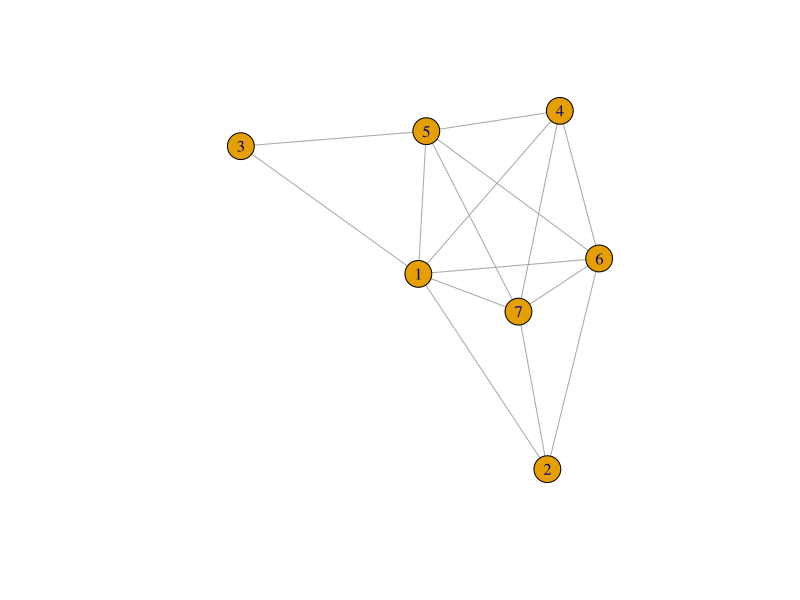

Source code (R):
library(igraph)
g <- graph.formula(1-2, 1-3 ,1-4, 1-5 , 1-6 ,1-7, 2-6, 2-7, 3-5, 4-5 ,4-6, 4-7, 5-6, 5-7, 6-7)    
V(g)
E(g)
plot(g)

